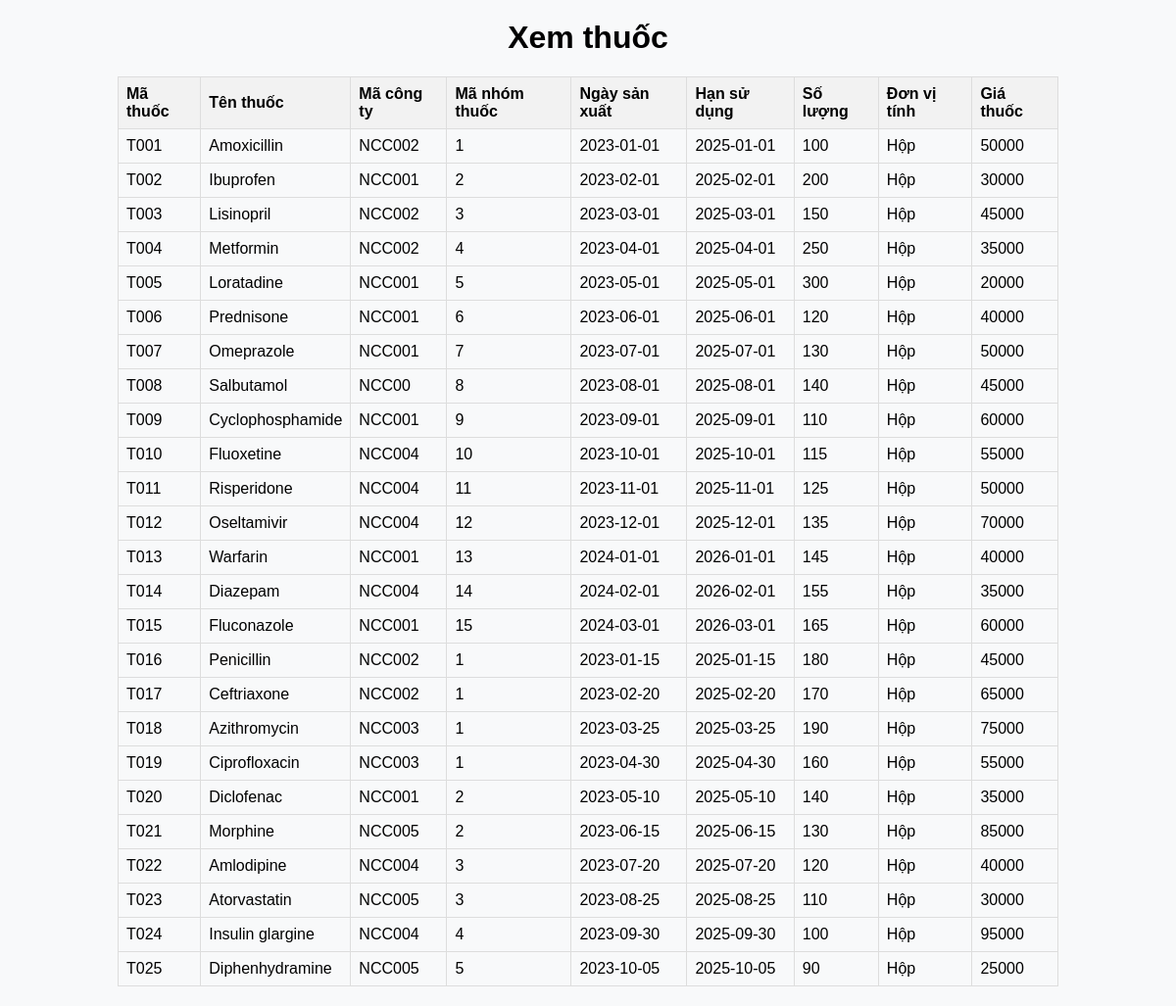
Page /view_thuoc.php on the committed database.
### tables this page shows
CREATE TABLE `thuoc` (
  `MATHUOC` varchar(20) NOT NULL,
  `TENTHUOC` varchar(50) NOT NULL,
  `MACONGTY` varchar(20) NOT NULL,
  `MANHOMTHUOC` varchar(20) NOT NULL,
  `NSX` date NOT NULL,
  `HSD` date NOT NULL,
  `SOLUONG` int(11) NOT NULL,
  `DONVITINH` varchar(10) NOT NULL,
  `GIATHUOC` int(11) NOT NULL
);

### view_thuoc.php (the view, shortened to what this page needs)
<?php include('Connect_DB.php'); ?>
<!DOCTYPE html>
<html lang="en">
<head>
    <link rel="stylesheet" href="style.css">
</head>
<body>
    <h1>Xem thuốc</h1>
    <table>
        <tr>
            <th>Mã thuốc</th>
            <th>Tên thuốc</th>
            <th>Mã công ty</th>
            <th>Mã nhóm thuốc</th>
            <th>Ngày sản xuất</th>
            <th>Hạn sử dụng</th>
            <th>Số lượng</th>
            <th>Đơn vị tính</th>
            <th>Giá thuốc</th>
        </tr>
        <?php
        $sql = "SELECT * FROM thuoc";
        $result = $conn->query($sql);
        if ($result->num_rows > 0) {
            while($row = $result->fetch_assoc()) {
                echo "<tr>";
                echo "<td>" . $row["MATHUOC"] . "</td>";
                echo "<td>" . $row["TENTHUOC"] . "</td>";
                echo "<td>" . $row["MACONGTY"] . "</td>";
                echo "<td>" . $row["MANHOMTHUOC"] . "</td>";
                echo "<td>" . $row["NSX"] . "</td>";
                echo "<td>" . $row["HSD"] . "</td>";
                echo "<td>" . $row["SOLUONG"] . "</td>";
                echo "<td>" . $row["DONVITINH"] . "</td>";
                echo "<td>" . $row["GIATHUOC"] . "</td>";
                echo "</tr>";
            }
        } else {
            echo "<tr><td colspan='9'>Không có thuốc nào</td></tr>";
        }
        ?>
    </table>
</body>
</html>

### style.css (style rules this page uses)
body { font-family: Arial, sans-serif; background-color: #f8f9fa; margin: 0; padding: 0; }
h1 { text-align: center; margin-top: 20px; }
table { width: 80%; margin: 20px auto; border-collapse: collapse; }
table, th, td { border: 1px solid #ddd; }
th, td { padding: 8px; text-align: left; }
th { background-color: #f2f2f2; }

### rows in the picture
thuoc: MATHUOC "T001", TENTHUOC "Amoxicillin", MACONGTY "NCC002", MANHOMTHUOC "1", NSX "2023-01-01", HSD "2025-01-01", SOLUONG "100", DONVITINH "Hộp", GIATHUOC "50000"
thuoc: MATHUOC "T002", TENTHUOC "Ibuprofen", MACONGTY "NCC001", MANHOMTHUOC "2", NSX "2023-02-01", HSD "2025-02-01", SOLUONG "200", DONVITINH "Hộp", GIATHUOC "30000"
thuoc: MATHUOC "T003", TENTHUOC "Lisinopril", MACONGTY "NCC002", MANHOMTHUOC "3", NSX "2023-03-01", HSD "2025-03-01", SOLUONG "150", DONVITINH "Hộp", GIATHUOC "45000"
thuoc: MATHUOC "T004", TENTHUOC "Metformin", MACONGTY "NCC002", MANHOMTHUOC "4", NSX "2023-04-01", HSD "2025-04-01", SOLUONG "250", DONVITINH "Hộp", GIATHUOC "35000"
thuoc: MATHUOC "T005", TENTHUOC "Loratadine", MACONGTY "NCC001", MANHOMTHUOC "5", NSX "2023-05-01", HSD "2025-05-01", SOLUONG "300", DONVITINH "Hộp", GIATHUOC "20000"
thuoc: MATHUOC "T006", TENTHUOC "Prednisone", MACONGTY "NCC001", MANHOMTHUOC "6", NSX "2023-06-01", HSD "2025-06-01", SOLUONG "120", DONVITINH "Hộp", GIATHUOC "40000"
thuoc: MATHUOC "T007", TENTHUOC "Omeprazole", MACONGTY "NCC001", MANHOMTHUOC "7", NSX "2023-07-01", HSD "2025-07-01", SOLUONG "130", DONVITINH "Hộp", GIATHUOC "50000"
thuoc: MATHUOC "T008", TENTHUOC "Salbutamol", MACONGTY "NCC00", MANHOMTHUOC "8", NSX "2023-08-01", HSD "2025-08-01", SOLUONG "140", DONVITINH "Hộp", GIATHUOC "45000"
thuoc: MATHUOC "T009", TENTHUOC "Cyclophosphamide", MACONGTY "NCC001", MANHOMTHUOC "9", NSX "2023-09-01", HSD "2025-09-01", SOLUONG "110", DONVITINH "Hộp", GIATHUOC "60000"
thuoc: MATHUOC "T010", TENTHUOC "Fluoxetine", MACONGTY "NCC004", MANHOMTHUOC "10", NSX "2023-10-01", HSD "2025-10-01", SOLUONG "115", DONVITINH "Hộp", GIATHUOC "55000"
thuoc: MATHUOC "T011", TENTHUOC "Risperidone", MACONGTY "NCC004", MANHOMTHUOC "11", NSX "2023-11-01", HSD "2025-11-01", SOLUONG "125", DONVITINH "Hộp", GIATHUOC "50000"
thuoc: MATHUOC "T012", TENTHUOC "Oseltamivir", MACONGTY "NCC004", MANHOMTHUOC "12", NSX "2023-12-01", HSD "2025-12-01", SOLUONG "135", DONVITINH "Hộp", GIATHUOC "70000"
thuoc: MATHUOC "T013", TENTHUOC "Warfarin", MACONGTY "NCC001", MANHOMTHUOC "13", NSX "2024-01-01", HSD "2026-01-01", SOLUONG "145", DONVITINH "Hộp", GIATHUOC "40000"
thuoc: MATHUOC "T014", TENTHUOC "Diazepam", MACONGTY "NCC004", MANHOMTHUOC "14", NSX "2024-02-01", HSD "2026-02-01", SOLUONG "155", DONVITINH "Hộp", GIATHUOC "35000"
thuoc: MATHUOC "T015", TENTHUOC "Fluconazole", MACONGTY "NCC001", MANHOMTHUOC "15", NSX "2024-03-01", HSD "2026-03-01", SOLUONG "165", DONVITINH "Hộp", GIATHUOC "60000"
thuoc: MATHUOC "T016", TENTHUOC "Penicillin", MACONGTY "NCC002", MANHOMTHUOC "1", NSX "2023-01-15", HSD "2025-01-15", SOLUONG "180", DONVITINH "Hộp", GIATHUOC "45000"
thuoc: MATHUOC "T017", TENTHUOC "Ceftriaxone", MACONGTY "NCC002", MANHOMTHUOC "1", NSX "2023-02-20", HSD "2025-02-20", SOLUONG "170", DONVITINH "Hộp", GIATHUOC "65000"
thuoc: MATHUOC "T018", TENTHUOC "Azithromycin", MACONGTY "NCC003", MANHOMTHUOC "1", NSX "2023-03-25", HSD "2025-03-25", SOLUONG "190", DONVITINH "Hộp", GIATHUOC "75000"
thuoc: MATHUOC "T019", TENTHUOC "Ciprofloxacin", MACONGTY "NCC003", MANHOMTHUOC "1", NSX "2023-04-30", HSD "2025-04-30", SOLUONG "160", DONVITINH "Hộp", GIATHUOC "55000"
thuoc: MATHUOC "T020", TENTHUOC "Diclofenac", MACONGTY "NCC001", MANHOMTHUOC "2", NSX "2023-05-10", HSD "2025-05-10", SOLUONG "140", DONVITINH "Hộp", GIATHUOC "35000"
thuoc: MATHUOC "T021", TENTHUOC "Morphine", MACONGTY "NCC005", MANHOMTHUOC "2", NSX "2023-06-15", HSD "2025-06-15", SOLUONG "130", DONVITINH "Hộp", GIATHUOC "85000"
thuoc: MATHUOC "T022", TENTHUOC "Amlodipine", MACONGTY "NCC004", MANHOMTHUOC "3", NSX "2023-07-20", HSD "2025-07-20", SOLUONG "120", DONVITINH "Hộp", GIATHUOC "40000"
thuoc: MATHUOC "T023", TENTHUOC "Atorvastatin", MACONGTY "NCC005", MANHOMTHUOC "3", NSX "2023-08-25", HSD "2025-08-25", SOLUONG "110", DONVITINH "Hộp", GIATHUOC "30000"
thuoc: MATHUOC "T024", TENTHUOC "Insulin glargine", MACONGTY "NCC004", MANHOMTHUOC "4", NSX "2023-09-30", HSD "2025-09-30", SOLUONG "100", DONVITINH "Hộp", GIATHUOC "95000"
thuoc: MATHUOC "T025", TENTHUOC "Diphenhydramine", MACONGTY "NCC005", MANHOMTHUOC "5", NSX "2023-10-05", HSD "2025-10-05", SOLUONG "90", DONVITINH "Hộp", GIATHUOC "25000"
